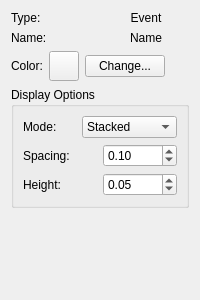
<?xml version="1.0" encoding="UTF-8"?>
<ui version="4.0">
 <class>EventViewer_Widget</class>
 <widget class="QWidget" name="EventViewer_Widget">
  <property name="geometry">
   <rect>
    <x>0</x>
    <y>0</y>
    <width>200</width>
    <height>300</height>
   </rect>
  </property>
  <property name="windowTitle">
   <string>Form</string>
  </property>
  <layout class="QVBoxLayout" name="verticalLayout">
   <item>
    <layout class="QHBoxLayout" name="horizontalLayout">
     <item>
      <widget class="QLabel" name="label_2">
       <property name="text">
        <string>Type:</string>
       </property>
      </widget>
     </item>
     <item>
      <widget class="QLabel" name="label">
       <property name="text">
        <string>Event</string>
       </property>
       <property name="alignment">
        <set>Qt::AlignmentFlag::AlignCenter</set>
       </property>
      </widget>
     </item>
    </layout>
   </item>
   <item>
    <layout class="QHBoxLayout" name="horizontalLayout_2">
     <item>
      <widget class="QLabel" name="label_3">
       <property name="text">
        <string>Name:</string>
       </property>
      </widget>
     </item>
     <item>
      <widget class="QLabel" name="name_label">
       <property name="text">
        <string>Name</string>
       </property>
       <property name="alignment">
        <set>Qt::AlignmentFlag::AlignCenter</set>
       </property>
      </widget>
     </item>
    </layout>
   </item>
   <item>
    <layout class="QHBoxLayout" name="color_layout">
     <item>
      <widget class="QLabel" name="color_label">
       <property name="text">
        <string>Color:</string>
       </property>
      </widget>
     </item>
     <item>
      <widget class="QPushButton" name="color_display_button">
       <property name="minimumSize">
        <size>
         <width>30</width>
         <height>30</height>
        </size>
       </property>
       <property name="maximumSize">
        <size>
         <width>30</width>
         <height>30</height>
        </size>
       </property>
       <property name="text">
        <string/>
       </property>
      </widget>
     </item>
     <item>
      <widget class="QPushButton" name="color_button">
       <property name="text">
        <string>Change...</string>
       </property>
      </widget>
     </item>
     <item>
      <spacer name="horizontalSpacer">
       <property name="orientation">
        <enum>Qt::Orientation::Horizontal</enum>
       </property>
       <property name="sizeHint" stdset="0">
        <size>
         <width>40</width>
         <height>20</height>
        </size>
       </property>
      </spacer>
     </item>
    </layout>
   </item>
   <item>
    <widget class="QGroupBox" name="display_groupbox">
     <property name="title">
      <string>Display Options</string>
     </property>
     <layout class="QVBoxLayout" name="display_layout">
      <item>
       <layout class="QHBoxLayout" name="mode_layout">
        <item>
         <widget class="QLabel" name="mode_label">
          <property name="text">
           <string>Mode:</string>
          </property>
         </widget>
        </item>
        <item>
         <widget class="QComboBox" name="mode_combo">
          <item>
           <property name="text">
            <string>Stacked</string>
           </property>
          </item>
          <item>
           <property name="text">
            <string>Full Canvas</string>
           </property>
          </item>
         </widget>
        </item>
       </layout>
      </item>
      <item>
       <layout class="QHBoxLayout" name="spacing_layout">
        <item>
         <widget class="QLabel" name="spacing_label">
          <property name="text">
           <string>Spacing:</string>
          </property>
         </widget>
        </item>
        <item>
         <widget class="QDoubleSpinBox" name="spacing_spinbox">
          <property name="minimum">
           <double>0.010000000000000</double>
          </property>
          <property name="maximum">
           <double>1.000000000000000</double>
          </property>
          <property name="singleStep">
           <double>0.010000000000000</double>
          </property>
          <property name="value">
           <double>0.100000000000000</double>
          </property>
         </widget>
        </item>
       </layout>
      </item>
      <item>
       <layout class="QHBoxLayout" name="height_layout">
        <item>
         <widget class="QLabel" name="height_label">
          <property name="text">
           <string>Height:</string>
          </property>
         </widget>
        </item>
        <item>
         <widget class="QDoubleSpinBox" name="height_spinbox">
          <property name="minimum">
           <double>0.010000000000000</double>
          </property>
          <property name="maximum">
           <double>0.500000000000000</double>
          </property>
          <property name="singleStep">
           <double>0.010000000000000</double>
          </property>
          <property name="value">
           <double>0.050000000000000</double>
          </property>
         </widget>
        </item>
       </layout>
      </item>
     </layout>
    </widget>
   </item>
   <item>
    <spacer name="verticalSpacer">
     <property name="orientation">
      <enum>Qt::Orientation::Vertical</enum>
     </property>
     <property name="sizeHint" stdset="0">
      <size>
       <width>20</width>
       <height>40</height>
      </size>
     </property>
    </spacer>
   </item>
  </layout>
 </widget>
 <resources/>
 <connections/>
</ui>
